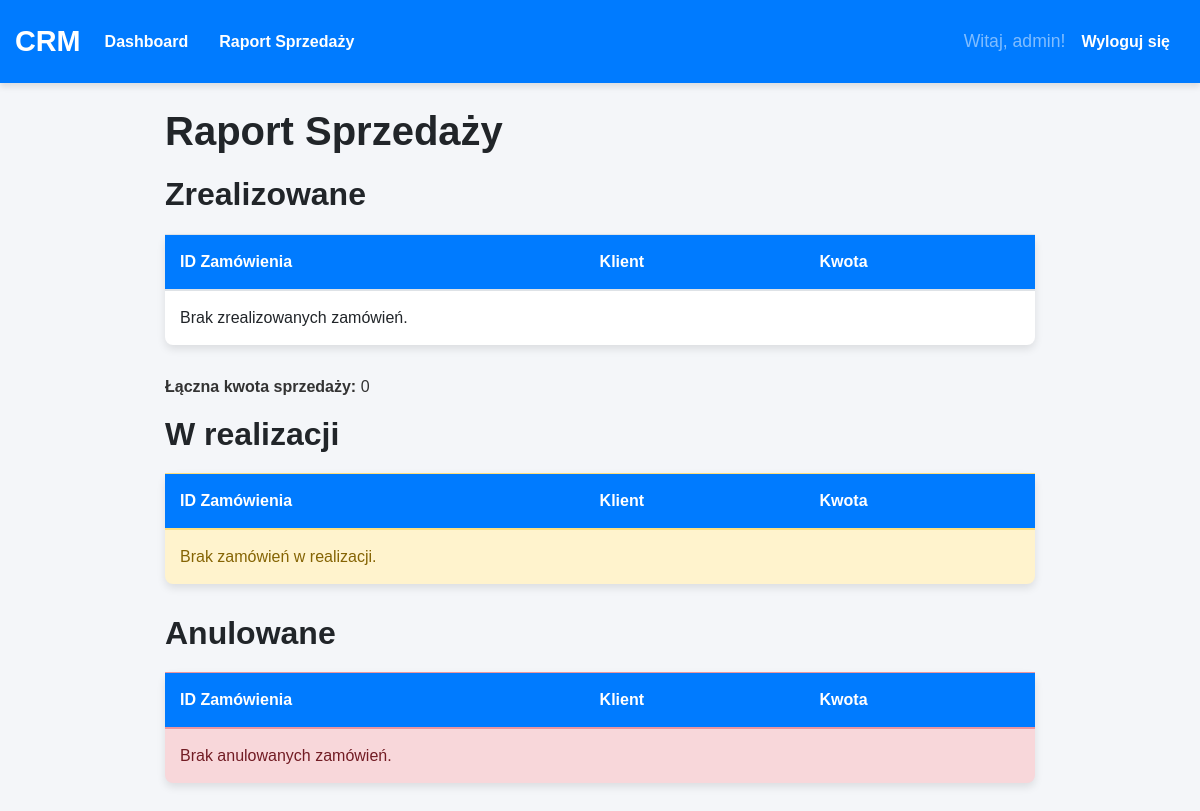
Page /raport-sprzedazy/ (signed in) on the earlier database version.
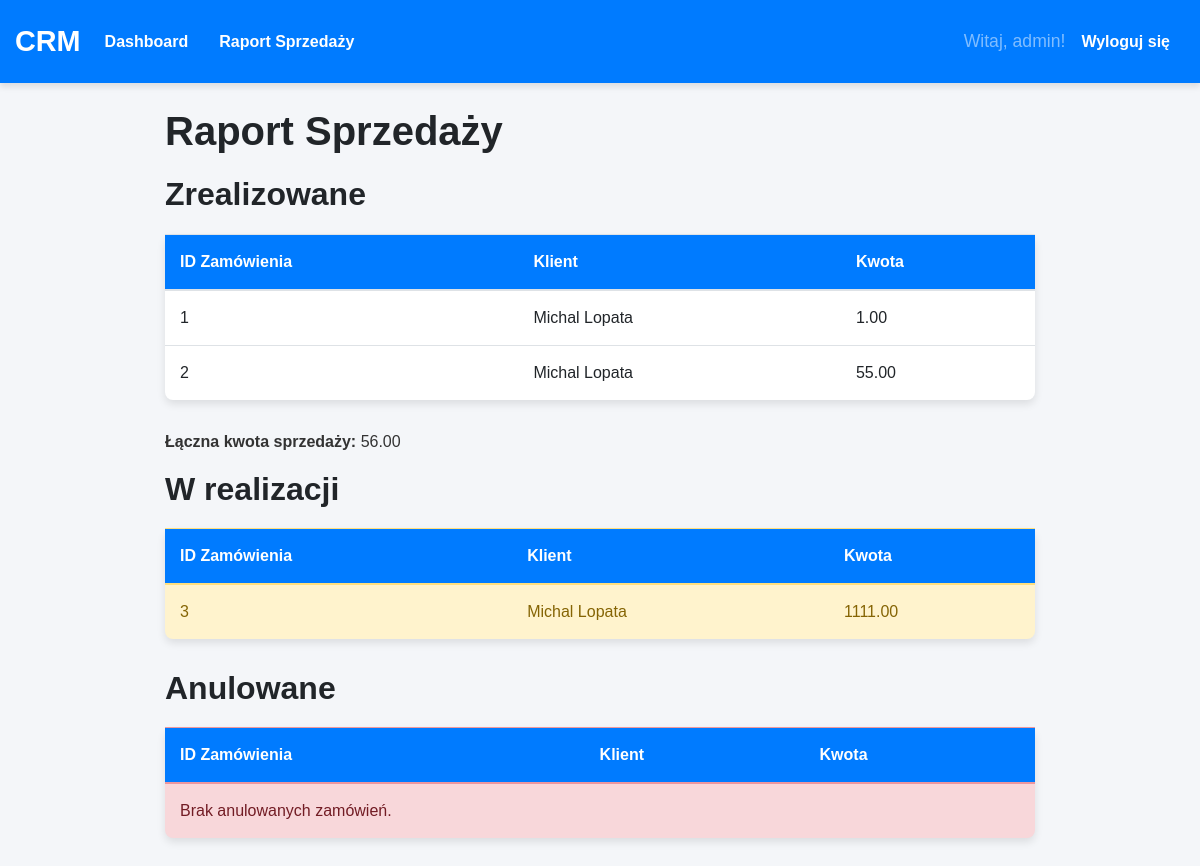
Same page on the later database version.
### crm_app/models.py (models this page shows, shortened)
class Zamowienie(models.Model):
    klient = models.ForeignKey(Klient, on_delete=models.CASCADE)
    data_zamowienia = models.DateTimeField(auto_now_add=True)
    status = models.CharField(max_length=15, choices=[
        ('w_realizacji', 'W realizacji'),
        ('zrealizowane', 'Zrealizowane'),
        ('anulowane', 'Anulowane'),
    ])
    kwota = models.DecimalField(max_digits=10, decimal_places=2)

class Klient(models.Model):
    imie = models.CharField(max_length=50)
    nazwisko = models.CharField(max_length=50)
    adres = models.CharField(max_length=255)
    numer_telefonu = models.CharField(max_length=20)
    email = models.EmailField(unique=True)
    kategoria = models.CharField(max_length=10, choices=[
        ('nowy', 'Nowy'),
        ('staly', 'Stały'),
        ('VIP', 'VIP'),
    ])
    data_dodania = models.DateTimeField(auto_now_add=True)
    def __str__(self):
        return f"{self.imie} {self.nazwisko}"

### crm_app/views.py (the view)
# urls.py: path('raport-sprzedazy/', views.raport_sprzedazy, name='raport-sprzedazy'),
@login_required
def raport_sprzedazy(request):
    zamowienia_zrealizowane = Zamowienie.objects.filter(status='zrealizowane')
    zamowienia_anulowane = Zamowienie.objects.filter(status='anulowane')
    zamowienia_w_realizacji = Zamowienie.objects.filter(status='w_realizacji')
    laczna_kwota = sum(z.kwota for z in zamowienia_zrealizowane)
    context = {
        'zamowienia_zrealizowane': zamowienia_zrealizowane,
        'zamowienia_anulowane': zamowienia_anulowane,
        'zamowienia_w_realizacji': zamowienia_w_realizacji,
        'laczna_kwota': laczna_kwota,
    }
    return render(request, 'crm_app/raport_sprzedazy.html', context)

### crm_app/templates/crm_app/raport_sprzedazy.html (shortened to what this page needs)
{% extends 'crm_app/base.html' %}
{% block content %}
    <h1>Raport Sprzedaży</h1>
    <h2>Zrealizowane</h2>
    <table class="table">
        <thead>
            <tr>
                <th>ID Zamówienia</th>
                <th>Klient</th>
                <th>Kwota</th>
            </tr>
        </thead>
        <tbody>
            {% for zamowienie in zamowienia_zrealizowane %}
                <tr>
                    <td>{{ zamowienie.id }}</td>
                    <td>{{ zamowienie.klient }}</td>
                    <td>{{ zamowienie.kwota }}</td>
                </tr>
            {% empty %}
                <tr>
                    <td colspan="3">Brak zrealizowanych zamówień.</td>
                </tr>
            {% endfor %}
        </tbody>
    </table>
    <p><strong>Łączna kwota sprzedaży:</strong> {{ laczna_kwota }}</p>
    <h2>W realizacji</h2>
    <table class="table table-warning">
        <thead>
            <tr>
                <th>ID Zamówienia</th>
                <th>Klient</th>
                <th>Kwota</th>
            </tr>
        </thead>
        <tbody>
            {% for zamowienie in zamowienia_w_realizacji %}
                <tr>
                    <td>{{ zamowienie.id }}</td>
                    <td>{{ zamowienie.klient }}</td>
                    <td>{{ zamowienie.kwota }}</td>
                </tr>
            {% empty %}
                <tr>
                    <td colspan="3">Brak zamówień w realizacji.</td>
                </tr>
            {% endfor %}
        </tbody>
    </table>
    <h2>Anulowane</h2>
    <table class="table table-danger">
        <thead>
            <tr>
                <th>ID Zamówienia</th>
                <th>Klient</th>
                <th>Kwota</th>
            </tr>
        </thead>
        <tbody>
            {% for zamowienie in zamowienia_anulowane %}
                <tr>
                    <td>{{ zamowienie.id }}</td>
                    <td>{{ zamowienie.klient }}</td>
                    <td>{{ zamowienie.kwota }}</td>
                </tr>
            {% empty %}
                <tr>
                    <td colspan="3">Brak anulowanych zamówień.</td>
                </tr>
            {% endfor %}
        </tbody>
    </table>
{% endblock %}

Differences in the rows shown:
added Zamowienie: id "1", klient "Michal Lopata", kwota "1.00", shown under "Zrealizowane"
added Zamowienie: id "2", klient "Michal Lopata", kwota "55.00", shown under "Zrealizowane"
added Zamowienie: id "3", klient "Michal Lopata", kwota "1111.00", shown under "W realizacji"
Other differences:
{{ laczna_kwota }}: "0" → "56.00"
text no longer shown: "Brak zrealizowanych zamówień. Brak zamówień w realizacji."
